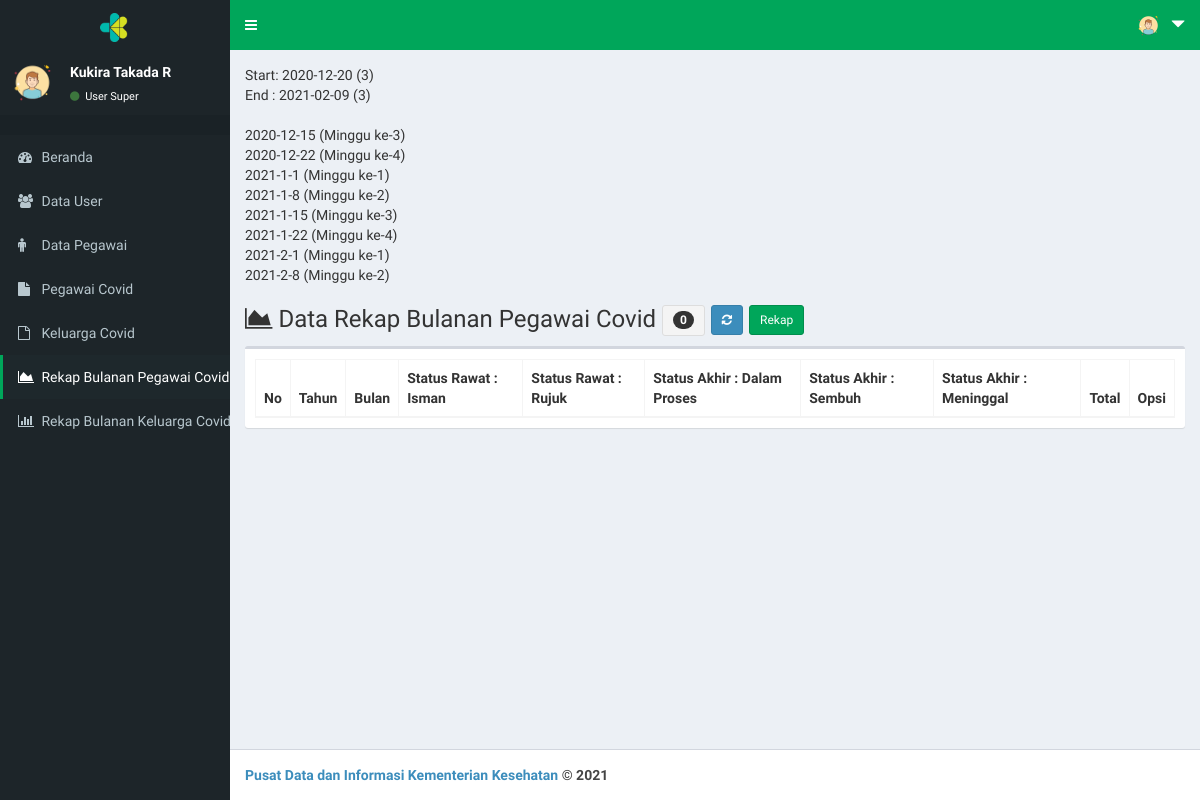
The app's page /page/index.php?menu=rekkon_rekap (signed in), older data.
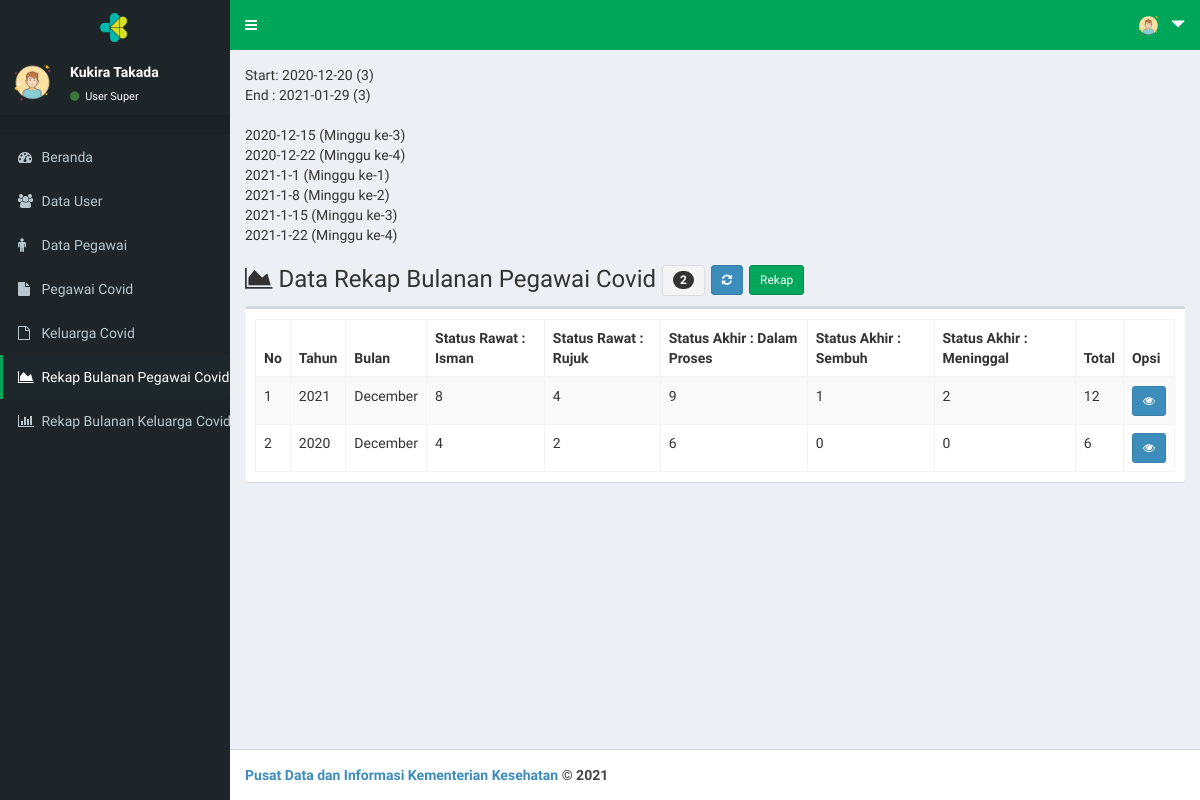
The same page, newer data.
### tables this page shows
CREATE TABLE `tb_user` (
  `user_id` int(11) NOT NULL,
  `user_nama` varchar(30) NOT NULL,
  `user_email` varchar(30) NOT NULL,
  `user_telp` varchar(15) NOT NULL,
  `user_akses` enum('Super','Admin') NOT NULL,
  `user_org` varchar(100) NOT NULL,
  `user_orgsat` varchar(100) NOT NULL,
  `user_orgunit` varchar(100) NOT NULL,
  `user_name` varchar(15) NOT NULL,
  `user_pass` varchar(40) NOT NULL,
  `user_nip` varchar(20) NOT NULL,
  `user_nik` varchar(20) NOT NULL
);

CREATE TABLE `tb_kon` (
  `kon_id` int(11) NOT NULL,
  `kon_peg_id` int(11) NOT NULL,
  `kon_peg_nama` varchar(30) NOT NULL,
  `kon_peg_jk` enum('Laki-laki','Perempuan') NOT NULL,
  `kon_peg_tgllahir` date NOT NULL,
  `kon_peg_nip` varchar(20) NOT NULL,
  `kon_peg_nik` varchar(20) NOT NULL,
  `kon_peg_stapeg` varchar(30) NOT NULL,
  `kon_peg_org` varchar(40) NOT NULL,
  `kon_peg_orgsat` varchar(40) NOT NULL,
  `kon_peg_orgunit` varchar(40) NOT NULL,
  `kon_tglswab` date NOT NULL,
  `kon_tglhasil` date NOT NULL,
  `kon_starawat` varchar(15) NOT NULL,
  `kon_staakhir` varchar(15) NOT NULL,
  `kon_status` varchar(15) NOT NULL,
  `kon_ket` text NOT NULL,
  `kon_tgl` date NOT NULL,
  `kon_tglinput` date NOT NULL
);

CREATE TABLE `tb_rekkon` (
  `rekkon_id` int(11) NOT NULL,
  `rekkon_tahun` varchar(4) NOT NULL,
  `rekkon_bulan` varchar(10) NOT NULL,
  `rekkon_srisman` int(11) NOT NULL,
  `rekkon_srrujuk` int(11) NOT NULL,
  `rekkon_saproses` int(11) NOT NULL,
  `rekkon_sasembuh` int(11) NOT NULL,
  `rekkon_samati` int(11) NOT NULL,
  `rekkon_total` int(11) NOT NULL
);

### page/index.php (the view, shortened to what the changed rows need)
<?php
  include "../inc/koneksi.php";
  $qprofil        = mysqli_query($koneksi,"SELECT * FROM tb_user WHERE user_id='$_SESSION[userweb]'");
  $profil         = mysqli_fetch_array($qprofil);
?>
<!DOCTYPE html>
<html>
  <head>
    <link rel="stylesheet" href="../lte/bootstrap/css/bootstrap.min.css">
    <link rel="stylesheet" href="https://cdnjs.cloudflare.com/ajax/libs/font-awesome/4.5.0/css/font-awesome.min.css">
    <link rel="stylesheet" href="https://cdnjs.cloudflare.com/ajax/libs/ionicons/2.0.1/css/ionicons.min.css">
    <link rel="stylesheet" href="../lte/dist/css/AdminLTE.min.css">
    <link rel="stylesheet" href="../lte/plugins/datatables/dataTables.bootstrap.css">
    <link rel="stylesheet" href="../lte/dist/css/skins/_all-skins.css">
    <link rel="stylesheet" href="../inc/mystyle.css">
  </head>
  <body class="hold-transition skin-green">
  <div class="wrapper">
    <aside class="main-sidebar" style=" background-color: #1d2529 !important">
    <section class="sidebar" style="color: #ffffff !important">
      <div class="user-panel">
        <div class="pull-left info">
          <p><?php echo $profil['user_nama']; ?></p>
          <a href="#">
            <i class="fa fa-circle text-success"></i> User <?php echo $profil['user_akses']; ?></a>
        </div>
      </div>
    </section>
  </aside>
  <div class="content-wrapper">
    <section class="content">
      <?php
        switch($_GET['menu']){
          case 'rekkon_rekap':
          include "rekkon_rekap.php";
          include "rekkon_data.php";
          break;
                ?>
                <?php
        }
      ?>
    </section>
  </div>
</div>
</body>
</html>

### page/rekkon_rekap.php (shortened to what the changed rows need)
<?php
  $koneksi =mysqli_connect("localhost","root","","pegcov7");
  mysqli_query($koneksi,"DELETE FROM tb_rekkon");
  $query_kon_min  = mysqli_query($koneksi,"SELECT * FROM tb_kon ORDER BY kon_tgl ASC LIMIT 1");
  $data_kon_min   = mysqli_fetch_array($query_kon_min);
  $kon_tgl_min    = $data_kon_min['kon_tgl'];
  $query_kon_max  = mysqli_query($koneksi,"SELECT * FROM tb_kon ORDER BY kon_tgl DESC LIMIT 1");
  $data_kon_max   = mysqli_fetch_array($query_kon_max);
  $kon_tgl_max    = $data_kon_max['kon_tgl'];
  $min_tanggal    = date("d",strtotime($data_kon_min['kon_tgl']));
  $min_minggu     = floor(($min_tanggal/7)+1);
  $min_bulan      = date("m",strtotime($data_kon_min['kon_tgl']));
  $min_tahun      = date("Y",strtotime($data_kon_min['kon_tgl']));
  $max_tanggal    = date("d",strtotime($data_kon_max['kon_tgl']));
  $max_minggu     = floor(($max_tanggal/7)+1);
  $max_bulan      = date("m",strtotime($data_kon_max['kon_tgl']));
  $max_tahun      = date("Y",strtotime($data_kon_max['kon_tgl']));
  echo "Start: ".$kon_tgl_min." (".$min_minggu.")"."<br>";
  echo "End : ".$kon_tgl_max." (".$min_minggu.")"."<br><br>";
  $b = $min_bulan;
  $c = $min_minggu;
  for ($i=$min_tahun;$i<=$max_tahun;$i++){
    for ($j=$b;$j<13;$j++){
      for ($k=$c;$k<5;$k++){
        $tanggal3 = (($k-1)*7)+1;
        echo $i."-".$j."-".$tanggal3." (Minggu ke-".$k.")"."<br>";
        if ($k==4){
          $c=1;
        }
        if ($i==$max_tahun&&$j==$max_bulan&&$k==$max_minggu){
          $k=5;
        }
      }
      if ($j==12){
        $b=1;
      }
      if ($i==$max_tahun&&$j==$max_bulan){
        $c=5;
      }
    }
  }
  ?>

### page/rekkon_data.php (shortened to what the changed rows need)
<!DOCTYPE html>
<html>
<head>
</head>
<body>
    <div class="row">
    <div class="col-xs-12 col-md-12">
      <h3><span class="fa fa-area-chart"></span>
        Data Rekap Bulanan Pegawai Covid
        <?php
          $qjumlah = mysqli_query($koneksi,"SELECT * FROM tb_rekkon ");
          $jumlah = mysqli_num_rows($qjumlah);
        ?>
        <button class="btn btn-sm btn-default"><span class="badge"><?php echo $jumlah; ?></span></button>
        <a href="?menu=rekkon_data" class="btn btn-sm btn-primary"><span class="fa fa-refresh"></a>
        <a href="?menu=rekkon_rekap" class="btn btn-sm btn-success">Rekap</a>
    </h3>
    </div>
  </div>
  <div class="box">
        <div class="box-body">
            <table id="example1" class="table table-bordered table-striped">
              <thead>
                <tr>
                  <th>No</th>
                  <th>Tahun</th>
                  <th>Bulan</th>
                  <th>Status Rawat : Isman</th>
                  <th>Status Rawat : Rujuk</th>
                  <th>Status Akhir : Dalam Proses</th>
                  <th>Status Akhir : Sembuh</th>
                  <th>Status Akhir : Meninggal</th>
                  <th>Total</th>
                  <th>Opsi</th>
                </tr>
              </thead>
              <tbody>
          <?php
              $no = 1;
              $sql = $koneksi->query("SELECT * FROM tb_rekkon ORDER BY rekkon_tahun DESC, rekkon_bulan DESC");
              while ($data=$sql->fetch_assoc()) {
          ?>
            <tr>
                <td> <?php echo $no++; ?> </td>
                <td> <?php echo $data['rekkon_tahun']; ?></td>
                <td> <?php $bulan_nama = date("F", mktime(0, 0, 0, $data['rekkon_bulan'], 10)); ?>
                     <?php echo $bulan_nama; ?></td>
                <td> <?php echo $data['rekkon_srisman']; ?></td>
                <td> <?php echo $data['rekkon_srrujuk']; ?></td>
                <td> <?php echo $data['rekkon_saproses']; ?></td>
                <td> <?php echo $data['rekkon_sasembuh']; ?></td>
                <td> <?php echo $data['rekkon_samati']; ?></td>
                <td> <?php echo $data['rekkon_total']; ?></td>
                <td>
                  <a href="?menu=rekkon_detail&rekkon_id=<?php echo $data['rekkon_id']; ?>" class="btn btn-sm btn-primary" title="Rekap <?php echo $data['rekkon_bulan']." ".$data['rekkon_tahun'];?>"><span class="fa fa-eye"></a></a>
                </td>
            </tr>
              <?php
              }
          ?>
              </tbody>
          </table>
      </div>
  </div>
</body>
</html>

Row changes from the older to the newer data that the page shows:
removed tb_kon: kon_tgl "2021-02-09"
changed tb_user "Super": user_nama "Kukira Takada R" → "Kukira Takada"
now on this page (row unchanged): tb_kon: kon_tgl "2021-01-29"
added tb_rekkon: rekkon_tahun "2021", rekkon_bulan "December", rekkon_srisman "8", rekkon_srrujuk "4", rekkon_saproses "9", rekkon_sasembuh "1", rekkon_samati "2", rekkon_total "12"
added tb_rekkon: rekkon_tahun "2020", rekkon_bulan "December", rekkon_srisman "4", rekkon_srrujuk "2", rekkon_saproses "6", rekkon_sasembuh "0", rekkon_samati "0", rekkon_total "6"
Text that changed along with them:
$jumlah: "0" → "2"
list line gone: "2021 - 2 - 1 (Minggu ke- 1 ) 2021 - 2 - 8 (Minggu ke- 2 )"
